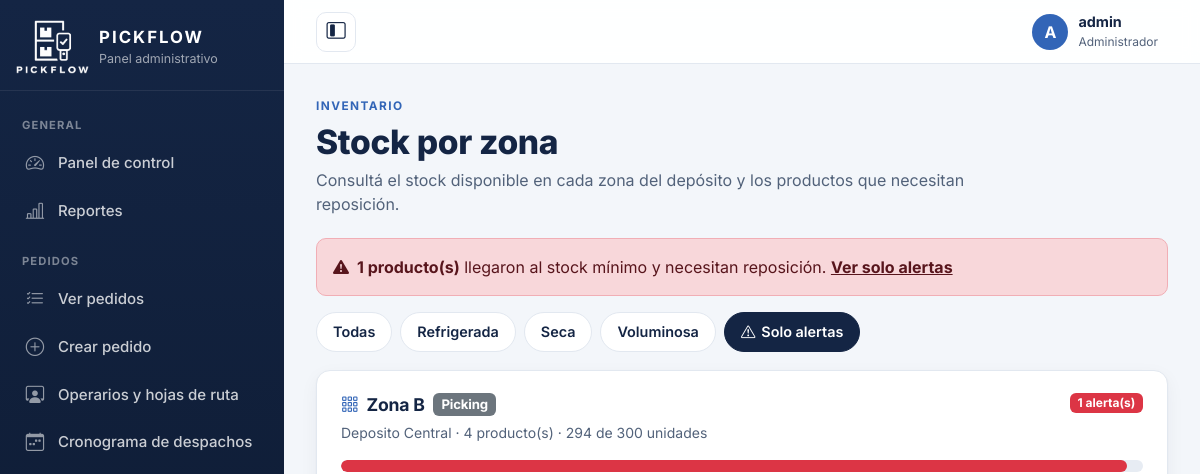
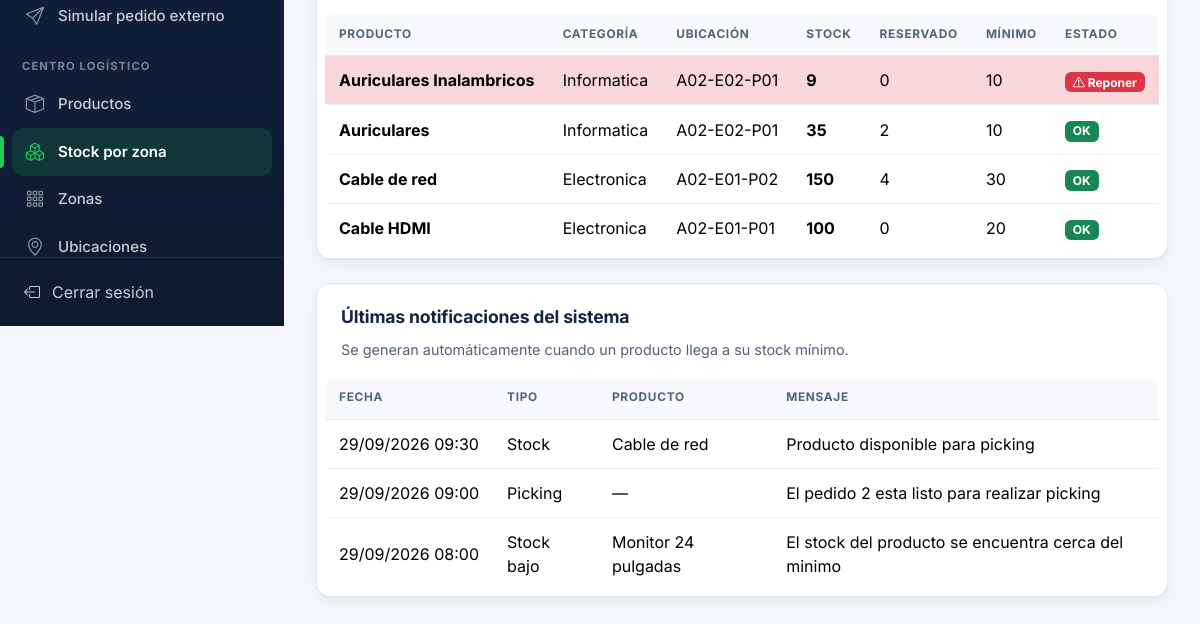
/index.php?c=logistica&a=inventario&filtro=Alertas (signed in), run on an earlier commit of the app's database (2 pictures, top to bottom).
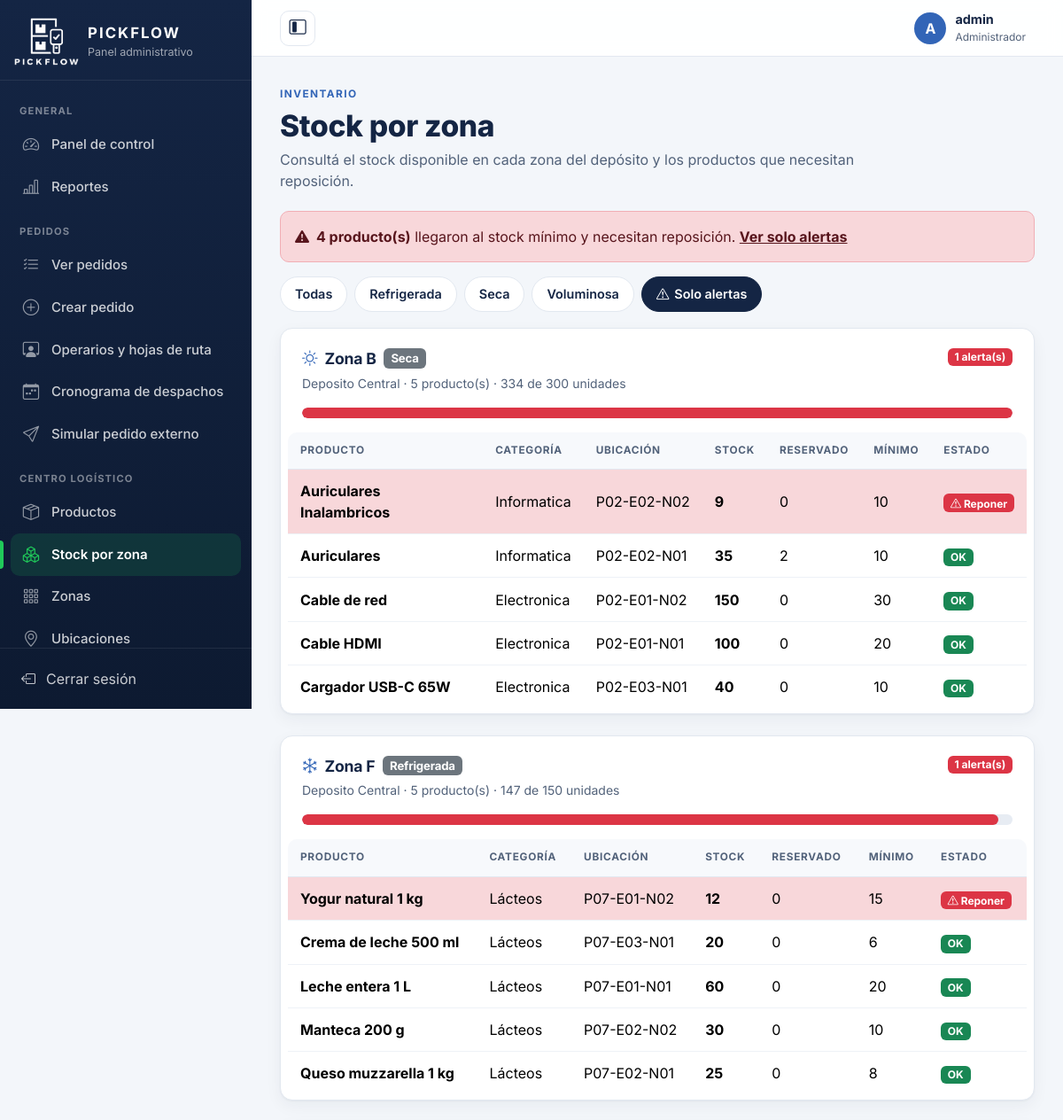
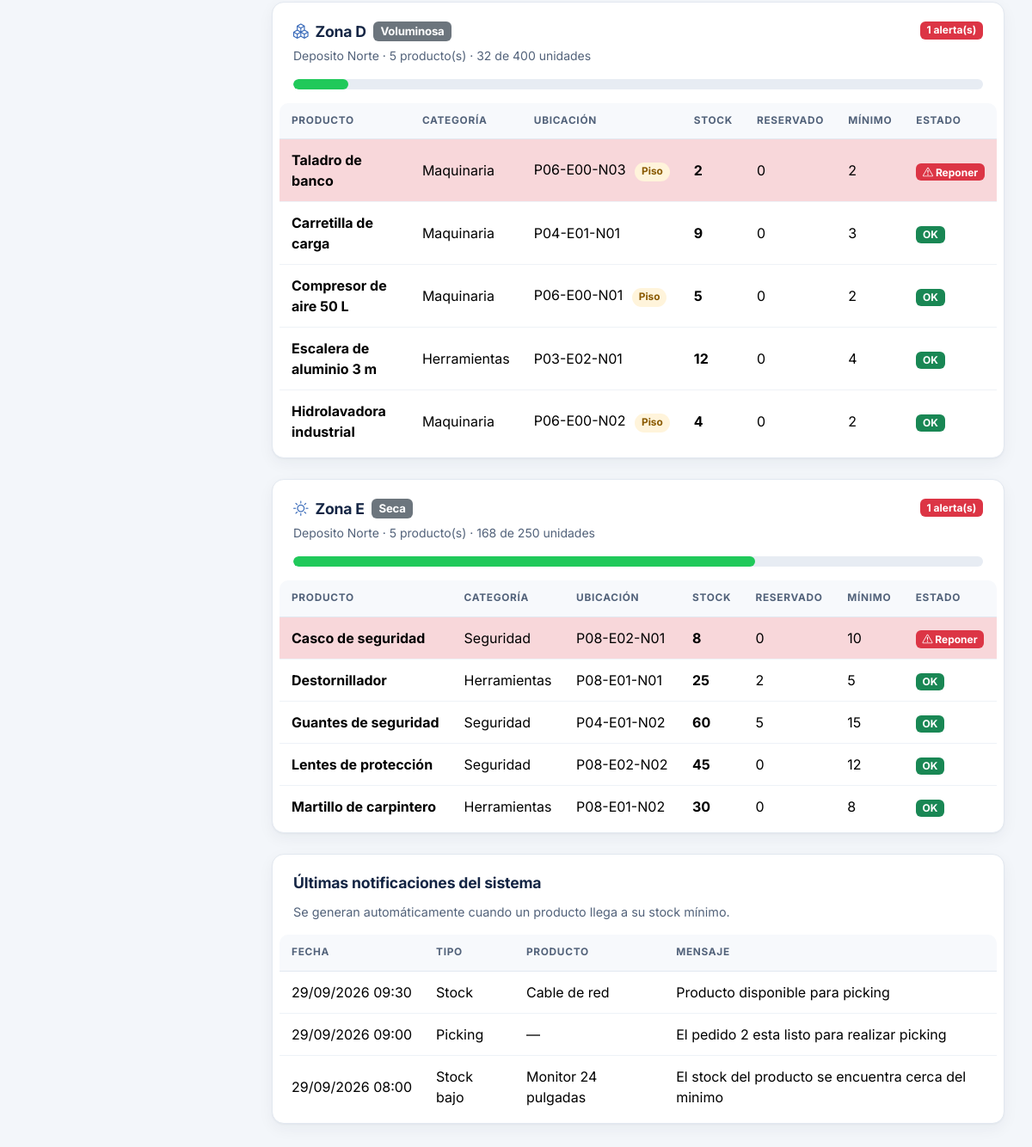
And on a later commit of the database (2 pictures, top to bottom).
### tables this page shows
CREATE TABLE Zona (
    id_zona INT AUTO_INCREMENT PRIMARY KEY,
    nombre VARCHAR(100) NOT NULL,
    tipo VARCHAR(30) NOT NULL,                  
    capacidad_total INT NOT NULL DEFAULT 0,
    estado VARCHAR(20) NOT NULL,
    id_deposito INT NOT NULL,
    FOREIGN KEY (id_deposito) REFERENCES Deposito(id_deposito)
);

CREATE TABLE Deposito (
    id_deposito INT AUTO_INCREMENT PRIMARY KEY,
    nombre VARCHAR(100) NOT NULL,
    direccion VARCHAR(150) NOT NULL,
    localidad VARCHAR(100) NOT NULL
);

CREATE TABLE Producto (
    id_producto INT AUTO_INCREMENT PRIMARY KEY,
    Nombre VARCHAR(100) NOT NULL,
    descripcion VARCHAR(255),
    stock_actual INT NOT NULL DEFAULT 0,
    stock_minimo INT NOT NULL DEFAULT 0,
    estado_producto VARCHAR(30) NOT NULL,
    id_categoria INT NOT NULL,
    id_ubicacion INT NOT NULL,
    FOREIGN KEY (id_categoria) REFERENCES Categoria(id_categoria),
    FOREIGN KEY (id_ubicacion) REFERENCES Ubicacion(id_ubicacion)
);

CREATE TABLE Categoria (
    id_categoria INT AUTO_INCREMENT PRIMARY KEY,
    nombre VARCHAR(100) NOT NULL UNIQUE,
    descripcion VARCHAR(255)
);

CREATE TABLE Ubicacion (
    id_ubicacion INT AUTO_INCREMENT PRIMARY KEY,
    pasillo VARCHAR(20) NOT NULL,
    estante VARCHAR(20) NOT NULL,
    posicion VARCHAR(20) NOT NULL,
    disponible BOOLEAN NOT NULL DEFAULT TRUE,
    id_zona INT NOT NULL,
    FOREIGN KEY (id_zona) REFERENCES Zona(id_zona)
);

CREATE TABLE Notificacion (
    id_notificacion INT AUTO_INCREMENT PRIMARY KEY,
    tipo VARCHAR(30) NOT NULL,
    mensaje VARCHAR(255) NOT NULL,
    fecha DATETIME NOT NULL,
    id_producto INT,
    id_zona INT,
    FOREIGN KEY (id_producto) REFERENCES Producto(id_producto),
    FOREIGN KEY (id_zona) REFERENCES Zona(id_zona)
);

### view/admin/inventario.php (the view, shortened to what the changed rows need)
<?php
$seccion = 'inventario';
require RAIZ . '/view/layout/cabecera.php';
?>
<section class="encabezado">
    <h1>Stock por zona</h1>
</section>
<?php if ($totalAlertas > 0) { ?>
    <div class="alert alert-danger d-flex align-items-center gap-2" role="alert">
        <i class="bi bi-exclamation-triangle-fill" aria-hidden="true"></i>
        <div><strong><?= $totalAlertas ?> producto(s)</strong> llegaron al stock mínimo y necesitan reposición.
            <a href="<?= e(url('logistica', 'inventario', ['filtro' => 'Alertas'])) ?>" class="alert-link">Ver solo alertas</a></div>
    </div>
<?php } ?>
<nav class="filtros" aria-label="Filtrar zonas">
    <?php foreach ($filtros as $f) { ?>
        <a class="<?= $filtro === $f ? 'activo' : '' ?>" href="<?= e(url('logistica', 'inventario', ['filtro' => $f])) ?>">
            <?= $f === 'Alertas' ? '<i class="bi bi-exclamation-triangle"></i> Solo alertas' : e($f) ?>
        </a>
    <?php } ?>
</nav>
<?php foreach ($zonasVisibles as $z) {
    $ocupacion = (int)$z['capacidad_total'] > 0 ? min(100, round((int)$z['stock_total'] * 100 / (int)$z['capacidad_total'])) : 0;
    $icono = $iconosZona[strtolower($z['tipo'])] ?? 'bi-grid-3x3-gap';
?>
    <section class="tarjeta-tabla mb-4">
        <div class="d-flex flex-wrap justify-content-between align-items-start gap-2 mb-3">
            <div>
                <h2 class="tarjeta-titulo mb-1"><i class="bi <?= $icono ?>" aria-hidden="true"></i> <?= e($z['nombre']) ?>
                    <span class="badge bg-secondary"><?= e($z['tipo']) ?></span>
                </h2>
                <small class="text-secondary"><?= e($z['deposito']) ?> · <?= (int)$z['productos'] ?> producto(s) · <?= (int)$z['stock_total'] ?> de <?= (int)$z['capacidad_total'] ?> unidades</small>
            </div>
            <?php if ((int)$z['alertas'] > 0) { ?><span class="badge bg-danger"><?= (int)$z['alertas'] ?> alerta(s)</span><?php } ?>
        </div>
        <div class="progress mb-3" role="progressbar" aria-label="Ocupación de <?= e($z['nombre']) ?>" aria-valuenow="<?= $ocupacion ?>" aria-valuemin="0" aria-valuemax="100">
            <div class="progress-bar <?= $ocupacion >= 90 ? 'bg-danger' : '' ?>" style="width: <?= $ocupacion ?>%"></div>
        </div>
        <?php if (!$z['items']) { ?>
            <p class="text-secondary mb-0">Esta zona no tiene productos asignados.</p>
        <?php } else { ?>
            <div class="table-responsive">
                <table class="table align-middle mb-0">
                    <thead><tr><th>Producto</th><th>Categoría</th><th>Ubicación</th><th>Stock</th><th>Reservado</th><th>Mínimo</th><th>Estado</th></tr></thead>
                    <tbody>
                    <?php foreach ($z['items'] as $p) { ?>
                        <tr class="<?= $p['alerta'] ? 'table-danger' : '' ?>">
                            <td><strong><?= e($p['Nombre']) ?></strong></td>
                            <td><?= e($p['categoria']) ?></td>
                            <td class="text-nowrap"><?= e($p['pasillo'] . '-' . $p['estante'] . '-' . $p['posicion']) ?><?php if (Ubicacion::esSectorPiso($p['estante'])) { ?> <span class="etiqueta-piso">Piso</span><?php } ?></td>
                            <td><strong><?= (int)$p['stock_actual'] ?></strong></td>
                            <td><?= (int)$p['reservado'] ?></td>
                            <td><?= (int)$p['stock_minimo'] ?></td>
                            <td><?= $p['alerta']
                                    ? '<span class="badge bg-danger"><i class="bi bi-exclamation-triangle" aria-hidden="true"></i> Reponer</span>'
                                    : '<span class="badge bg-success">OK</span>' ?></td>
                        </tr>
                    <?php } ?>
                    </tbody>
                </table>
            </div>
        <?php } ?>
    </section>
<?php } ?>
<section class="tarjeta-tabla">
    <h2 class="tarjeta-titulo">Últimas notificaciones del sistema</h2>
    <div class="table-responsive">
        <table class="table align-middle mb-0">
            <thead><tr><th>Fecha</th><th>Tipo</th><th>Producto</th><th>Mensaje</th></tr></thead>
            <tbody>
            <?php foreach ($notificaciones as $n) { ?>
                <tr>
                    <td class="text-nowrap"><?= e(fecha($n['fecha'])) ?></td>
                    <td><?= e($n['tipo']) ?></td>
                    <td><?= e($n['producto'] ?? '—') ?></td>
                    <td><?= e($n['mensaje']) ?></td>
                </tr>
            <?php } if (!$notificaciones) { ?>
                <tr><td colspan="4" class="text-center">No hay notificaciones.</td></tr>
            <?php } ?>
            </tbody>
        </table>
    </div>
</section>
<?php require RAIZ . '/view/layout/pie.php'; ?>

### view/layout/cabecera.php (shortened to what the changed rows need)
<?php
$esAdmin = $sesion['rol'] === 'admin';
$menuLateral = $esAdmin ? [
    'General' => [
        ['admin', 'admin', 'index', [], 'bi-speedometer2', 'Panel de control'],
        ['reportes', 'reporte', 'index', [], 'bi-bar-chart-line', 'Reportes'],
    ],
    'Pedidos' => [
        ['pedidos', 'pedido', 'index', [], 'bi-list-check', 'Ver pedidos'],
        ['pedido-nuevo', 'pedido', 'nuevo', [], 'bi-plus-circle', 'Crear pedido'],
        ['seguimiento', 'seguimiento', 'index', [], 'bi-person-workspace', 'Operarios y hojas de ruta'],
        ['cronograma', 'cronograma', 'index', [], 'bi-calendar-week', 'Cronograma de despachos'],
        ['simulador', 'api', 'simulador', [], 'bi-send', 'Simular pedido externo'],
    ],
    'Centro logístico' => [
        ['productos', 'producto', 'index', [], 'bi-box-seam', 'Productos'],
        ['inventario', 'logistica', 'inventario', [], 'bi-boxes', 'Stock por zona'],
        ['zonas', 'logistica', 'index', ['tipo' => 'zonas'], 'bi-grid-3x3-gap', 'Zonas'],
        ['ubicaciones', 'logistica', 'index', ['tipo' => 'ubicaciones'], 'bi-geo-alt', 'Ubicaciones'],
    ],
    'Personal' => [
        ['operarios', 'operario', 'index', [], 'bi-people', 'Operarios'],
        ['desempeno', 'logro', 'desempeno', [], 'bi-trophy', 'Desempeño y logros'],
    ],
    'Control ambiental' => [
        ['sensores', 'sensor', 'index', [], 'bi-thermometer-snow', 'Monitor de sensores'],
        ['sensores-reporte', 'sensor', 'reporte', [], 'bi-file-earmark-bar-graph', 'Reporte de sensores'],
    ],
] : [
    'Mi trabajo' => [
        ['mis-pedidos', 'picking', 'index', [], 'bi-clipboard-check', 'Mis pedidos'],
        ['cronograma', 'cronograma', 'index', [], 'bi-calendar-week', 'Mi cronograma'],
        ['historial', 'historial', 'index', [], 'bi-clock-history', 'Mi historial'],
        ['logros', 'logro', 'index', [], 'bi-trophy', 'Mis logros'],
    ],
    'Cuenta' => [
        ['perfil', 'perfil', 'index', [], 'bi-person-circle', 'Mi perfil'],
    ],
];
$seccion = $seccion ?? '';
?>
<!DOCTYPE html>
<html lang="es">
<head>
<link href="https://cdn.jsdelivr.net/npm/bootstrap@5.3.3/dist/css/bootstrap.min.css" rel="stylesheet">
<link rel="stylesheet" href="https://cdn.jsdelivr.net/npm/bootstrap-icons@1.11.3/font/bootstrap-icons.min.css">
<link rel="stylesheet" href="<?= e(recurso('css/app.css')) ?>">
</head>
<body class="app">
<div class="app-layout">
    <aside class="app-sidebar offcanvas-xl offcanvas-start" id="menuLateral" tabindex="-1" aria-label="Menú principal">
        <nav class="sidebar-nav" aria-label="Opciones del sistema">
            <?php foreach ($menuLateral as $menuGrupo => $menuOpciones) { ?>
                <p class="sidebar-grupo"><?= e($menuGrupo) ?></p>
                <ul>
                    <?php foreach ($menuOpciones as [$mClave, $mControlador, $mAccion, $mParametros, $mIcono, $mTexto]) { $mActiva = $mClave === $seccion; ?>
                        <li>
                            <a href="<?= e(url($mControlador, $mAccion, $mParametros)) ?>" class="<?= $mActiva ? 'activa' : '' ?>" <?= $mActiva ? 'aria-current="page"' : '' ?>>
                                <i class="bi <?= $mIcono ?>" aria-hidden="true"></i><span><?= e($mTexto) ?></span>
                            </a>
                        </li>
                    <?php } ?>
                </ul>
            <?php } ?>
        </nav>
    </aside>
    <div class="app-principal">
        <main id="contenido" class="app-contenido">

What changed in the data, as far as the page shows it:
changed zona "Zona B": tipo "Picking" → "Seca"; productos "4" → "5"; stock_total "294" → "334"; $ocupacion 98 → 100 (drawn)
changed producto "Auriculares Inalambricos": id_ubicacion.posicion "A02-E02-P01" → "P02-E02-N02"
changed through a linked row, producto "Auriculares": id_ubicacion.posicion "A02-E02-P01" → "P02-E02-N01"
changed through a linked row, producto "Cable de red": id_ubicacion.posicion "A02-E01-P02" → "P02-E01-N02"; reservado "4" → "0"
changed through a linked row, producto "Cable HDMI": id_ubicacion.posicion "A02-E01-P01" → "P02-E01-N01"
added producto: Nombre "Cargador USB-C 65W", id_categoria.nombre "Electronica", id_ubicacion.posicion "P02-E03-N01", stock_actual "40", reservado "0", stock_minimo "10", shows "OK", shown under zona "Zona B"
added zona: nombre "Zona F", tipo "Refrigerada", id_deposito.nombre "Deposito Central", productos "5", stock_total "147", capacidad_total "150", alertas "1"
added producto: Nombre "Yogur natural 1 kg", id_categoria.nombre "Lácteos", id_ubicacion.posicion "P07-E01-N02", stock_actual "12", reservado "0", stock_minimo "15", shows "Reponer", shown under "Zona F"
added producto: Nombre "Crema de leche 500 ml", id_categoria.nombre "Lácteos", id_ubicacion.posicion "P07-E03-N01", stock_actual "20", reservado "0", stock_minimo "6", shows "OK", shown under "Zona F"
added producto: Nombre "Leche entera 1 L", id_categoria.nombre "Lácteos", id_ubicacion.posicion "P07-E01-N01", stock_actual "60", reservado "0", stock_minimo "20", shows "OK", shown under "Zona F"
added producto: Nombre "Manteca 200 g", id_categoria.nombre "Lácteos", id_ubicacion.posicion "P07-E02-N02", stock_actual "30", reservado "0", stock_minimo "10", shows "OK", shown under "Zona F"
added producto: Nombre "Queso muzzarella 1 kg", id_categoria.nombre "Lácteos", id_ubicacion.posicion "P07-E02-N01", stock_actual "25", reservado "0", stock_minimo "8", shows "OK", shown under "Zona F"
now on this page (row edited): zona: nombre "Zona D", tipo "Voluminosa", id_deposito.nombre "Deposito Norte", productos "5", stock_total "32", capacidad_total "400", alertas "1"
added producto: Nombre "Taladro de banco", id_categoria.nombre "Maquinaria", id_ubicacion.posicion "P06-E00-N03", shows "Piso", stock_actual "2", reservado "0", stock_minimo "2", shows "Reponer", shown under "Zona D"
added producto: Nombre "Carretilla de carga", id_categoria.nombre "Maquinaria", id_ubicacion.posicion "P04-E01-N01", stock_actual "9", reservado "0", stock_minimo "3", shows "OK", shown under "Zona D"
added producto: Nombre "Compresor de aire 50 L", id_categoria.nombre "Maquinaria", id_ubicacion.posicion "P06-E00-N01", shows "Piso", stock_actual "5", reservado "0", stock_minimo "2", shows "OK", shown under "Zona D"
added producto: Nombre "Escalera de aluminio 3 m", id_categoria.nombre "Herramientas", id_ubicacion.posicion "P03-E02-N01", stock_actual "12", reservado "0", stock_minimo "4", shows "OK", shown under "Zona D"
added producto: Nombre "Hidrolavadora industrial", id_categoria.nombre "Maquinaria", id_ubicacion.posicion "P06-E00-N02", shows "Piso", stock_actual "4", reservado "0", stock_minimo "2", shows "OK", shown under "Zona D"
now on this page (row edited): zona: nombre "Zona E", tipo "Seca", id_deposito.nombre "Deposito Norte", productos "5", stock_total "168", capacidad_total "250", alertas "1"
added producto: Nombre "Casco de seguridad", id_categoria.nombre "Seguridad", id_ubicacion.posicion "P08-E02-N01", stock_actual "8", reservado "0", stock_minimo "10", shows "Reponer", shown under "Zona E"
now on this page (row edited): producto: Nombre "Destornillador", id_categoria.nombre "Herramientas", id_ubicacion.posicion "P08-E01-N01", stock_actual "25", reservado "2", stock_minimo "5", shows "OK", shown under "Zona E"
now on this page (row unchanged): producto: Nombre "Guantes de seguridad", id_categoria.nombre "Seguridad", id_ubicacion.posicion "P04-E01-N02", stock_actual "60", reservado "5", stock_minimo "15", shows "OK", shown under "Zona E"
added producto: Nombre "Lentes de protección", id_categoria.nombre "Seguridad", id_ubicacion.posicion "P08-E02-N02", stock_actual "45", reservado "0", stock_minimo "12", shows "OK", shown under "Zona E"
added producto: Nombre "Martillo de carpintero", id_categoria.nombre "Herramientas", id_ubicacion.posicion "P08-E01-N02", stock_actual "30", reservado "0", stock_minimo "8", shows "OK", shown under "Zona E"
Also different on the page:
$totalAlertas: "1" → "4"
